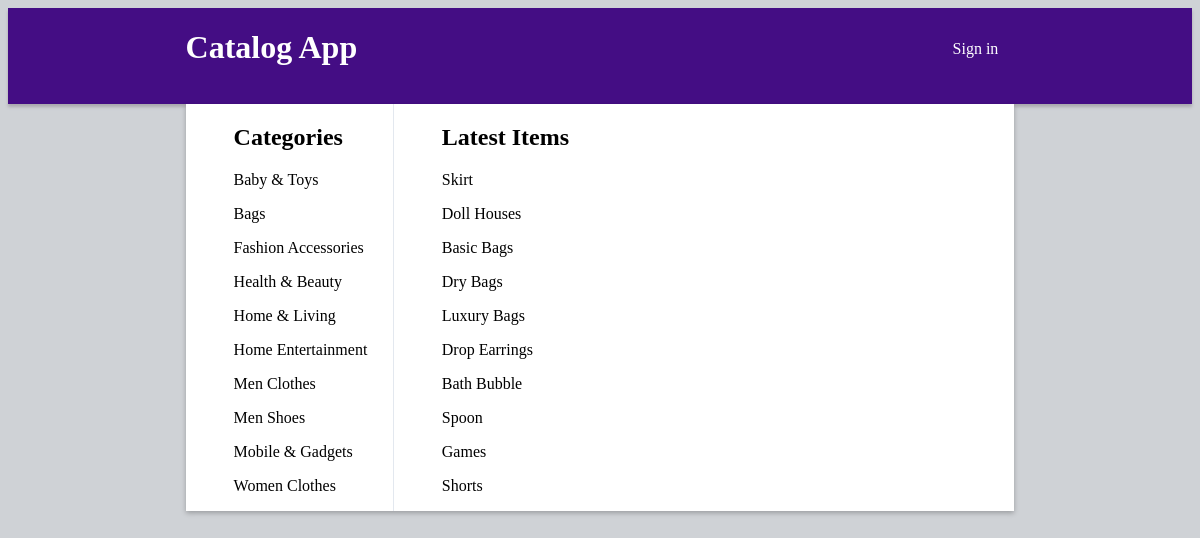
Page /categories/ on the committed database.
### database_setup.py (models this page shows, shortened)
class Category(Base):
	__tablename__ = 'categories'
	id = Column(Integer, primary_key=True)
	name = Column(String(100))

class Item(Base):
	__tablename__ = 'items'
	id = Column(Integer, primary_key=True)
	category_id = Column(Integer,ForeignKey('categories.id'))
	name = Column(String(100))
	description = Column(String(1000))
	user_id = Column(Integer, ForeignKey('users.id'))
	ctime = Column(DATETIME, nullable=False)
	mtime = Column(DATETIME, nullable=False)
	categories = relationship(Category)
	users = relationship(User)

### application.py (the view)
@app.route('/')
@app.route('/categories/')
def showLatestItems():
	session = DBSession()
	categories = session.query(Category).all()
	items = session.query(Item).order_by(Item.ctime.desc())[0:10]
	session.close()
	return render_template("showlatestitems.html", categories=categories, items=items,
        login_session=login_session)

### application.py (called while the page is built)
def get_view_rate_limit():
    return getattr(g, '_view_rate_limit', None)

@app.after_request
def inject_x_rate_headers(response):
    limit = get_view_rate_limit()
    if limit and limit.send_x_headers:
        h = response.headers
        h.add('X-RateLimit-Remaining', str(limit.remaining))
        h.add('X-RateLimit-Limit', str(limit.limit))
        h.add('X-RateLimit-Reset', str(limit.reset))
    return response

### templates/showlatestitems.html (shortened to what this page needs)
<!DOCTYPE html>
<html>
	<head>
		<link rel=stylesheet type=text/css href="{{url_for('static',filename='styles.css')}}">
	</head>
	<body>
		<div class="header">
			<div class="header__inner">
				<div class="app-name">
					<h1>Catalog App</h1>
				</div>
				<div class="login-panel">
					{% if not login_session['email'] %}
						<a href="{{url_for('showLogin')}}">Sign in</a>
					{% endif %}
				</div>
			</div>
		</div>
		<div class="content">
			<div class="categories-list">
				<h2>Categories</h2>
				{% for c in categories %}
				<div>
					<p><a href="{{url_for('showCategoryItems',category_id=c.id)}}">{{c.name}}</a></p>
				</div>
				{% endfor %}
			</div>
			<div class="items-list">
				<h2>Latest Items</h2>
				{% for i in items %}
					<div>
						<p><a href="{{url_for('showItemDetails',category_id=i.category_id, item_id=i.id)}}">{{i.name}}</a></p>
					</div>
				{% endfor %}
			</div>
		</div>
	</body>
</html>

### static/styles.css (style rules this page uses)
html { margin: 0; padding: 0; width: 100%; height: 100%; box-sizing: border-box; }
body { background: #cfd2d6; }
a, a:visited { text-decoration: none; color: inherit; }
.header { box-shadow: 0px 3px 3px #AAA9AF; min-height: 56px; background: #440d84; }
.header__inner { width: 70%; margin-left: auto; margin-right: auto; display: flex; position:relative; color: #ffffff; }
.app-name { width:50%; text-align: left; }
.login-panel { width:50%; height:4em; margin-top:2em; text-align: right; padding-right: 1em; }
.content { width: 70%; display: flex; flex-wrap: wrap; box-shadow: 0 2px 5px rgba(0, 0, 0, 0.26); margin-left: auto; margin-right: auto; background: #ffffff; }
.categories-list { width:25%; border-right: 1px solid; border-color: #e3e8ef; }
.categories-list p, .items-list p, .item-details form { text-align: left; padding-left: 3em; }
.categories-list h2, .items-list h2, .item-details h2 { text-align: left; padding-left: 2em; }
.items-list { width:65%; }

### rows in the picture
Category: name "Baby & Toys"
Category: name "Bags"
Category: name "Fashion Accessories"
Category: name "Health & Beauty"
Category: name "Home & Living"
Category: name "Home Entertainment"
Category: name "Men Clothes"
Category: name "Men Shoes"
Category: name "Mobile & Gadgets"
Category: name "Women Clothes"
Item: name "Skirt"
Item: name "Doll Houses"
Item: name "Basic Bags"
Item: name "Dry Bags"
Item: name "Luxury Bags"
Item: name "Drop Earrings"
Item: name "Bath Bubble"
Item: name "Spoon"
Item: name "Games"
Item: name "Shorts"
